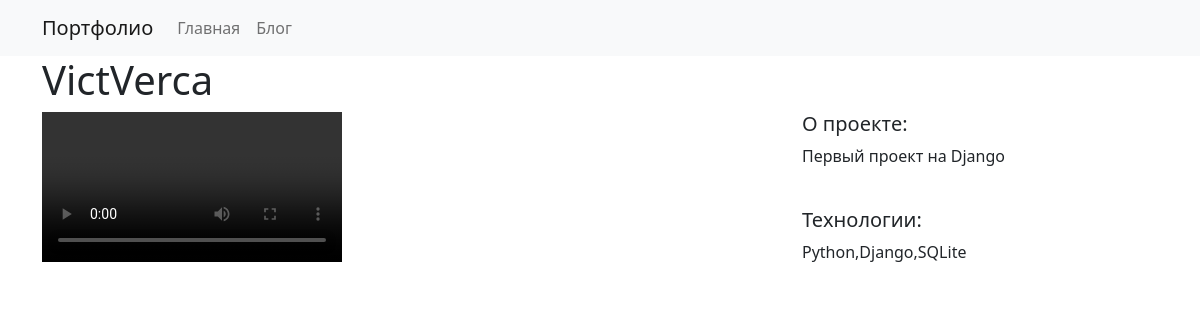
Screenshot of /projects/5/ with the database file from the repository.
### project/models.py (models this page shows)
class Project(models.Model):
    title = models.CharField(max_length=100)
    description = models.TextField()
    technology = models.CharField(max_length=20)
    image = models.FileField(upload_to='img/')

### project/views.py (the view)
# urls.py: path("<int:pk>/", views.project_detail, name="project_detail"),
def project_detail(request, pk):
    project=Project.objects.get(pk=pk)
    context={
        'project': project
    }
    return render(request, 'project_detail.html', context)

### project/templates/project_detail.html
{% extends "Base.html" %}
{% load static %}
{% block page_content %}
<h1>{{ project.title }}</h1>
<div class="row">
  <div class="col-md-8">
    <video controls>
      <source src="https://media.istockphoto.com/id/1353370109/video/ld-a-drop-of-water-falling-of-an-fern-leaf.mp4?s=mp4-640x640-is&k=20&c=55TBoAIsk8Lb77mpzNu_Jfg0g208hISSj0J7IkuYJBs=" type="video/mp4">
    </video>
  </div>
  <div class="col-md-4">
    <h5>О проекте:</h5>
    <p>{{ project.description }}</p>
    <br>
    <h5>Технологии:</h5>
    <p>{{ project.technology }}</p>
  </div>
</div>
{% endblock %}

### rows the page displays
Project: title "VictVerca", description "Первый проект на Django", technology "Python,Django,SQLite"
